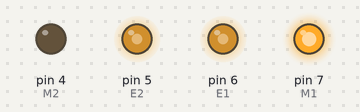
A sketch run on a simulated Arduino Uno, built with avr-gcc and run on an emulated ATmega328P. Parts: output pins drawn as LEDs (lit = HIGH).

Above: at 0.1 s.
Timing chart, 0 to 1.6 s (numbered marks = the images above):
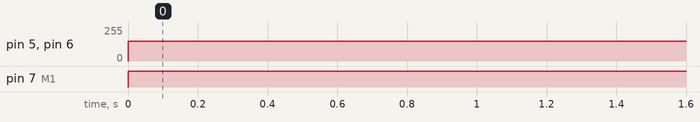

The sketch:

ver1.ino
```cpp
int E1 = 6; // speed
int M1 = 7; // direction
int E2 = 5; // speed
int M2 = 4; // direction

void setup() {
  pinMode(M1, OUTPUT);
  pinMode(M2, OUTPUT);
}

void loop() {
  int value;
//  for(value = 0; value <= 255; value += 1) {
    digitalWrite(M1, HIGH);
    digitalWrite(M2, LOW);
    analogWrite(E1, 150);
    analogWrite(E2, 150);

    delay(30);
//  }
}
```

Measured:
- by itself, pin 5 (E2), pin 6 (E1): 0/255 → 150/255 at 0.00 s
- by itself, pin 7 (M1): LOW → HIGH at 0.00 s
